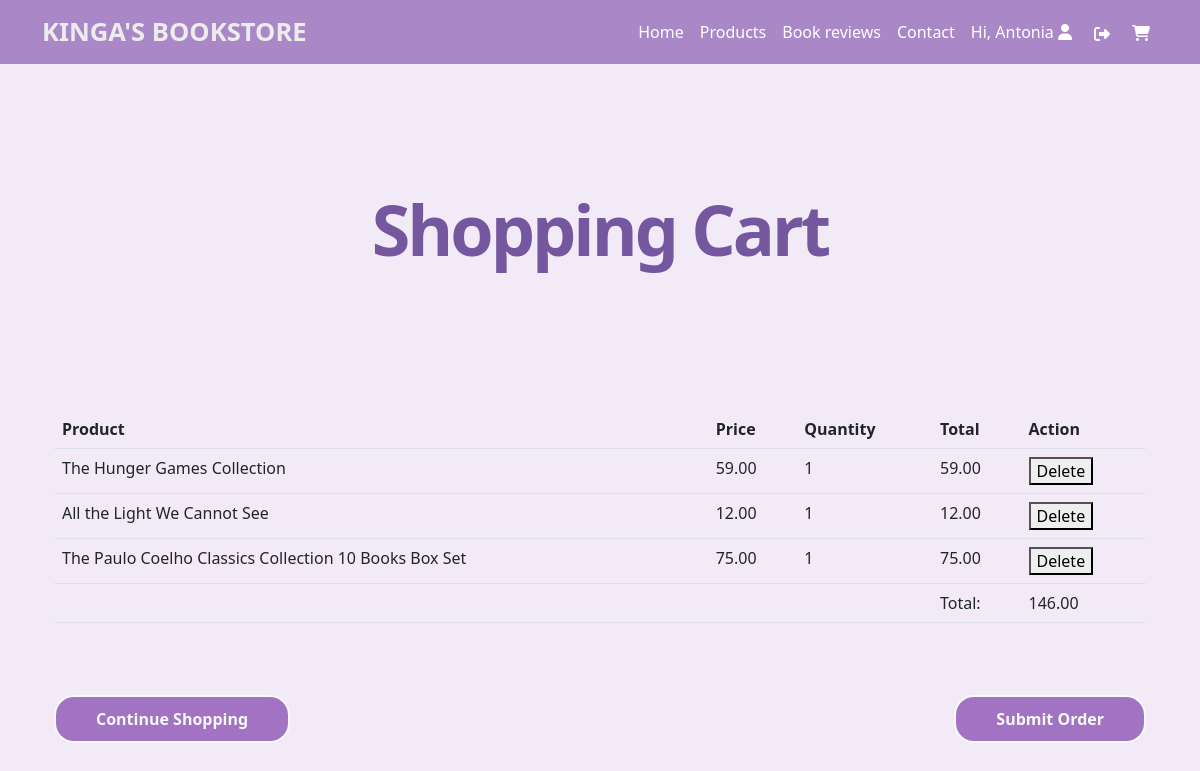
The page /cart/ (signed in) on the database as committed earlier.
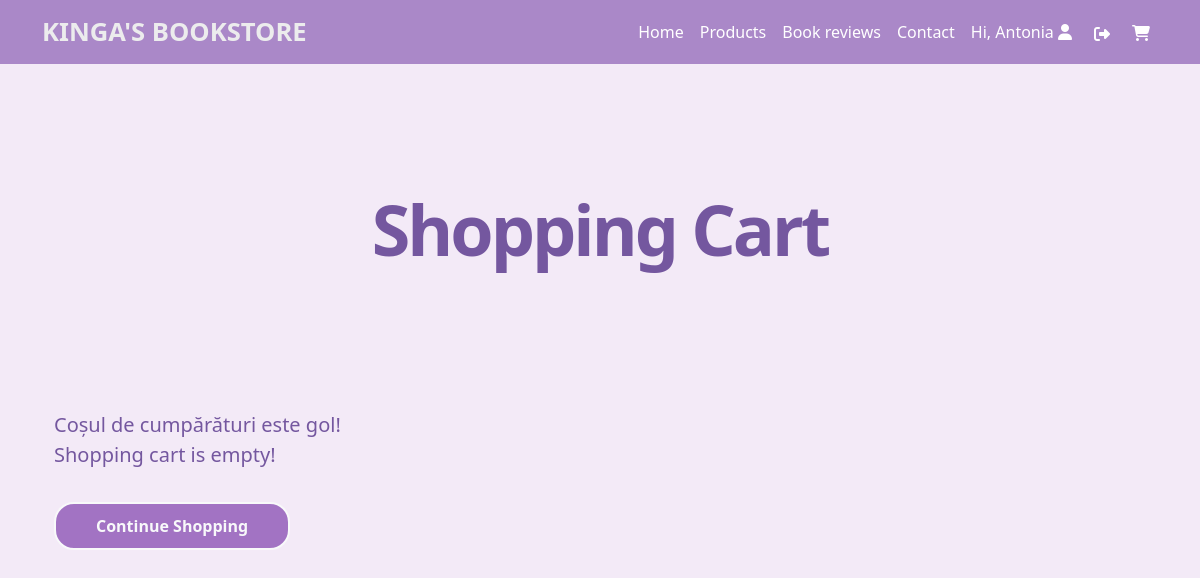
The same page on the database as committed later.
### App_marketplace/models/order.py (models this page shows, shortened)
class OrderItem(models.Model): # clasa cu ajutorul careia definim caracteristicile si comportamentul pt unul sau mai multe produse dintr-o comanda
    user = models.ForeignKey(settings.AUTH_USER_MODEL, on_delete=models.CASCADE)
    ordered = models.BooleanField(default=False)
    product = models.ForeignKey(Product, on_delete=models.CASCADE)
    quantity = models.IntegerField(default=1)
    def get_total_item_price(self): # acesta metota ne retuneaza cantitatea totala a unui produs
        return self.quantity * self.product.price
    def get_final_price(self): # acesta metota ne retuneaza valoarea totala a unui produs dintr-o comanda
        return self.get_total_item_price()

### App_marketplace/models/product.py (models this page shows, shortened)
class Product(models.Model): # clasa cu ajutorul careia definim caracteristicile unui produs
    title = models.CharField(max_length=200)
    author = models.CharField(max_length=200)
    description = models.TextField()
    price = models.DecimalField(max_digits=10, decimal_places=2)
    image = models.ImageField(upload_to='product_images/', null=True, blank=True)
    quantity = models.IntegerField()
    book_available = models.BooleanField(default=False)

### App_marketplace/views.py (the view)
# urls.py: path('cart/', shopping_cart, name='cart'),
def shopping_cart(request):
    if request.user.is_authenticated:
        order_items = OrderItem.objects.filter(user=request.user, ordered=False)
        order_total = sum(item.get_final_price() for item in order_items)
    else:
        order_items = []
        order_total = 0
    context = {
        'order_items': order_items,
        'order_total': order_total,
    }
    return render(request, 'App_marketplace/cart.html', context)

### App_marketplace/templates/App_marketplace/cart.html (shortened to what this page needs)
{% extends "App_marketplace/base.html" %}
{% load static%}
{% block content %}
<div class="container spaced-top-5 black-bg">
    <div class="row">
        <div class="col">
            <h1 style="text-align: center;
            font-size: 70px;
            font-weight: 700;
            text-transform: none;
            font-style: normal;
            text-decoration: none;
            line-height: 1em;
            letter-spacing: -3px;
            margin-top: 50px;
            margin-bottom: 50px;
            color: #74579f;">Shopping Cart</h1></br></br></br></br>
{% if order_items|length > 0 %}
                <table class="table">
                    <thead>
                        <tr>
                            <th>Product</th>
                            <th>Price</th>
                            <th>Quantity</th>
                            <th>Total</th>
                            <th>Action</th>
                        </tr>
                    </thead>
                    <tbody>
                        {% for order_item in order_items %}
                            <tr>
                                <td>{{ order_item.product.title }}</td>
                                <td>{{ order_item.product.price }}</td>
                                <td>{{ order_item.quantity }}</td>
                                <td>{{ order_item.get_final_price }}</td>
                                <td>
                                    <button onclick="deleteProduct({{ order_item.product.id }})">Delete</button>
                                </td>
                            </tr>
                        {% endfor %}
                    </tbody>
                    <tfoot>
                        <tr>
                            <td colspan="3"></td>
                            <td>Total:</td>
                            <td>{{ order_total }}</td>
                        </tr>
                    </tfoot>
                </table></br>
            <div class="d-flex justify-content-between">
                <a href="{% url 'App_marketplace:products' %}">
                    <button class="btn-custom spaced-top-2">Continue Shopping</button>
                </a>
                <form method="post" action="{% url 'App_marketplace:order_complete' %}">
                    <button type="submit" class="btn-custom spaced-top-2">Submit Order</button>
                </form>
            </div>
            {% else %}
                {% if user.is_authenticated %}
            <span class="cart-text">Coșul de cumpărături este gol!<br>Shopping cart is empty!</span>
            <div class="d-flex justify-content-between">
                <a href="{% url 'App_marketplace:products' %}">
                    <button class="btn-custom spaced-top-2">Continue Shopping</button>
                </a>
            </div>
                {% else %}
                       <span class="cart-text"> Coșul de cumpărături este gol! Pentru a putea adăuga produse în coș este necesară autentificarea! <br>Shopping cart is empty! To be able to add products to the cart, login is required!</span>
                 <a class="text-primary" href="/login" title="Login" ><br><br>
                  Login
                </a>
                {% endif %}
            {% endif %}
        </div>
    </div>
</div>
{% endblock %}

Rows that differ between the two databases and show on the page:
no longer on this page (row edited): OrderItem: product "The Hunger Games Collection", product.price "59.00", quantity "1", get_final_price "59.00"
no longer on this page (row edited): OrderItem: product "All the Light We Cannot See", product.price "12.00", quantity "1", get_final_price "12.00"
no longer on this page (row edited): OrderItem: product "The Paulo Coelho Classics Collection 10 Books Box Set", product.price "75.00", quantity "1", get_final_price "75.00"
Other text that changed with them:
{{ order_total }}: "146.00" → (not shown)
text no longer shown: "Product Price Quantity Total Action Total: Submit Order"
text now shown: "Coșul de cumpărături este gol! Shopping cart is empty!"
